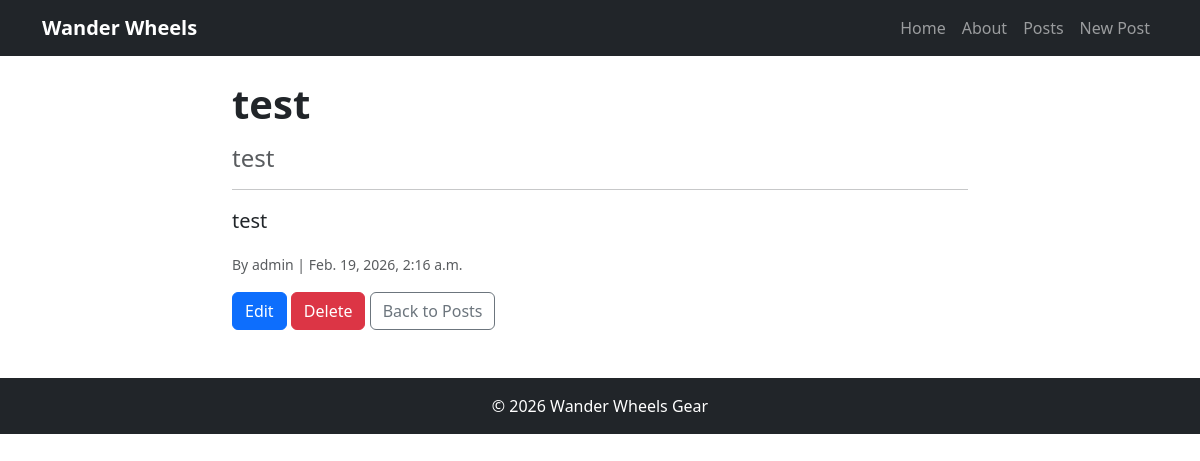
/posts/detail/5/, run on the app's committed database.
### posts/models.py (models this page shows, shortened)
class Post(models.Model): #OOP - Classes and Objects
    title = models.CharField(max_length=128)
    subtitle = models.CharField(max_length=256)
    body = models.TextField()
    created_on = models.DateTimeField(auto_now_add=True)
    author = models.ForeignKey(
        get_user_model(),
        on_delete=models.CASCADE
    )

### posts/views.py (the view)
# urls.py: path('detail/<int:pk>/', PostDetailView.as_view(), name='post_detail'),
class PostDetailView(DetailView): #GET Request -> Detail
    template_name = "posts/detail.html"
    model = Post
    context_object_name = "single_post"

### templates/posts/detail.html (shortened to what this page needs)
{% extends 'base.html' %}
{% block content %}
<div class="row">
    <div class="col-lg-8 mx-auto">
        <h1 class="display-6 fw-bold mb-3">{{ single_post.title }}</h1>
        <h4 class="text-muted mb-3">{{ single_post.subtitle }}</h4>
        <hr>
        <p class="lead">{{ single_post.body }}</p>
        <div class="text-muted mb-3">
            <small>By {{ single_post.author }} | {{ single_post.created_on }}</small>
        </div>
        <a href="{% url 'posts:post_edit' single_post.id %}" class="btn btn-primary">Edit</a>
        <a href="{% url 'posts:post_delete' single_post.id %}" class="btn btn-danger">Delete</a>
        <a href="{% url 'posts:post_list' %}" class="btn btn-outline-secondary">Back to Posts</a>
    </div>
</div>
{% endblock %}

### data on the page
Post: title "test", subtitle "test", body "test", author "admin", created_on "Feb. 19, 2026, 2:16 a.m."
